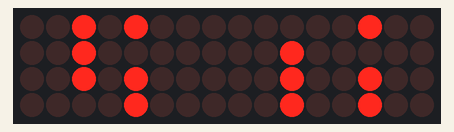
Bench run of a sketch on a simulated Arduino Uno, built with avr-gcc and run on an emulated ATmega328P. Shown: 16×4 LED matrix. Wiring (inferred from the names in the program): LED cube drawn one layer per row (orientation assumed): layers pin 16, pin 17, pin 18, pin 19; columns pin 0, pin 1, pin 2, pin 3, pin 4, pin 5, pin 6, pin 7, pin 8, pin 9, pin 10, pin 11, pin 12, pin 13, pin 14, pin 15. Random numbers use the default seed unless the sketch sets one.

Above: at 0.76 s.
At 3.41 s:
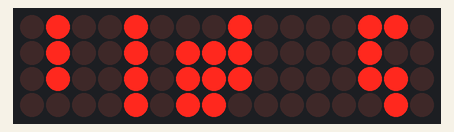
At 5.12 s:
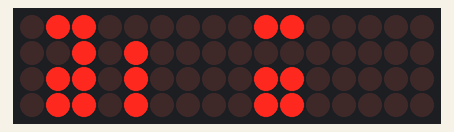
At 15.87 s:
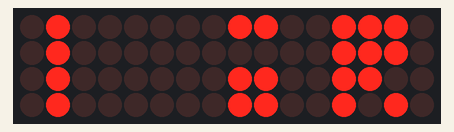
At 21.82 s:
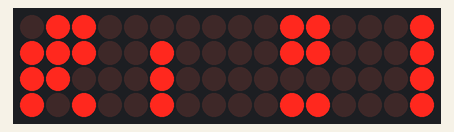
At 30.22 s:
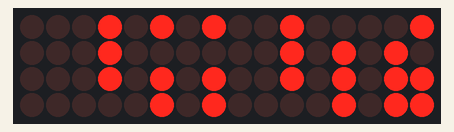

The sketch:

_4x4x4Cube09.ino
```cpp
//
// Hari's LED Cube
//
// Version history:
// 01 - Tests each of the 64 LEDs one by one
// 02 - Use Simon Monk's Timer library
// 05 - Setup CPU timer registers manually for better control
// http://www.avrfreaks.net/index.php?name=PNphpBB2&file=viewtopic&t=50106
// 06 - Call RefreshCube from interrupt
// 07 - Explosion
// 08 - Try to flip Analog pins to input to read Accelerometer
// 09 - Cleanup for blogpost

// How it works:
// Each level of the LED cube is made of sixteen (4x4) LEDs.
// Each of the 16 LEDs anode(+) are connected to 16 dedicated OUTPUT pins on the Arduino.
// All 16 LEDs cathodes(-) are connected TOGETHER and driven by a ONE Arduino pin via a transistor.
// All levels share the same 16 anodes(+) but keep separate cathodes(-).
// The code would setup which of the 16 LEDs should be on at each level and then turn on that level.
// Do this for all levels VERY QUICKLY and it would appear that all LEDs are individually controllable.

//--- Preferences --
int velocity = 90;
int isOn = HIGH;

//--- Hardware pins ---
// 16 LED Anode(+) pins -- 4x4 LEDs per level
int leds[] = {
  0,1,2,3,4,5,6,7,8,9,10,11,12,13,14,15};
int numLeds = sizeof(leds)/sizeof(int);

// 4 LED Cathod(-) pins -- to pick which level the above 4x4 pattern is for.
int levelPins[] = {16,17,18,19};

//--- The Cube "bitmap" ---
// Since we only have 16 single color LED per layer, we can represent each layer as one 16 bit integer
int levelMap[4]; // 4 layers of 16 bits each
byte level = 0; // Used by refreshCube

//--- Animation ---
int frame = 0;
byte bitmap[4][4][4];
int acc[3]; // accelerometer values x,y,z axis.  Unfortunately I have not been able to get the accelerator to work with the cube. :-(

void setup() {

  //-- Setup ALL 20 Arduino I/O pins (including analog pins) as output --
  for (byte pin=0; pin < 20; pin++)
  {
    pinMode(pin, OUTPUT);
  }

  ClearBitmap();

  SetupTimer();

  Zplane(3); CopyToDisplay();
}

void SetupTimer()
{
  cli(); // Stop global interrupt

  TCCR1A = 0; // Timer/Counter Control Register 1 A
  TCCR1B = 0; // Timer/Counter Control Register 1 B

  TCCR1B |= (1 << WGM12); // Configure Timer 1 for CTC mode
  OCR1A = 0xFF; // CTC Compare value
  TIMSK1 |= (1 << OCIE1A); // Tell CTC to call interrupt routine in addition to setting CTC flag

  // CS12  CS11  CS10  Description
  //  0     0     1    clk / 1
  //  0     1     0    clk / 8
  //  0     1     1    clk / 64
  //  1     0     0    clk / 256
  //  1     1     0    clk / 1024
  TCCR1B |= (1 << CS10); // CS10, CS11, CS12 bits control prescaler.
  TCCR1B |= (1 << CS11); // CS10, CS11, CS12 bits control prescaler.

  sei(); // enable global interrupt again
}

ISR(TIMER1_COMPA_vect)
{
  RefreshCube();
}

void ClearBitmap()
{
  for (byte x=0; x<4; x++)
    for (byte y=0; y < 4; y++)
      for (byte z=0; z < 4; z++)
        bitmap[x][y][z] = 0;
}

void loop()
{
  Fireworks();

  Bounces();
}

void Fireworks()
{
  byte xd = 1;
  byte yd = 1;
  byte zd = 1;
  byte x = 1;
  byte y = 1;
  byte z = 1;

  for (int count=0; count<4; count++)
  {
    ClearBitmap();

    for (byte numDots=0; numDots < 8; numDots++)
    {
      x = random(4);
      y = random(4);
      z = random(4);

      bitmap[x][y][z] = 1;
      CopyToDisplay();
      delay(velocity*2);
    }

    for (byte count=0; count<1; count++)
      Explosion();
  }
}

void Bounces()
{
  for (byte axis=0; axis < 3; axis++)
  {
    for (byte c=0; c < 4; c++)
    {
      //-- Downward --
      for (byte a=0; a < 4; a++)
      {
        ClearBitmap();
        switch (axis)
        {
          case 0: Xplane(a); break;
          case 1: Yplane(a); break;
          case 2: Zplane(a); break;
        }
        CopyToDisplay();
        delay(velocity);
      }

      //-- Upward --
      for (byte a=2; a > 0; a--)
      {
        ClearBitmap();
        switch (axis)
        {
          case 0: Xplane(a); break;
          case 1: Yplane(a); break;
          case 2: Zplane(a); break;
        }
        CopyToDisplay();
        delay(velocity);
      }
    }
  }
}

void Explosion()
{
  //-- Nothing --
  ClearBitmap();
  CopyToDisplay();
  delay(velocity);

  //-- one dot in the middle --
  bitmap[1][1][1] = 1;
  CopyToDisplay();
  delay(velocity);

  //-- four dots in the middle --
  bitmap[1][2][1] = 1;
  bitmap[1][1][2] = 1;
  bitmap[2][2][2] = 1;
  CopyToDisplay();
  delay(velocity);

  //-- All excepts the cube corners --
  for (byte z=0; z < 4; z++)
  {
    for (byte x=1; x < 3; x++)
    {
      for (byte y=1; y < 3; y++)
      {
        bitmap[x][y][z] = 1;
      }
    }
  }
  CopyToDisplay();
  delay(velocity);

  //-- turn them all on --
  for (byte z=0; z < 4; z++)
  {
    Zplane(z);
    CopyToDisplay();
  }
  delay(velocity);
  delay(velocity);
}

void Xplane(byte x)
{
  for (byte y=0; y < 4; y++)
     for (byte z=0; z < 4; z++)
     bitmap[x][y][z] = 1;
}

void Yplane(byte y)
{
  for (byte x=0; x < 4; x++)
     for (byte z=0; z < 4; z++)
       bitmap[x][y][z] = 1;
}

void Zplane(byte z)
{
  for (byte x=0; x < 4; x++)
    for (byte y=0; y < 4; y++)
        bitmap[x][y][z] = 1;
}

void CopyToDisplay()
{
  for (byte x=0; x < 4; x++)
    for (byte y=0; y < 4; y++)
      for (byte z=0; z < 4; z++)
        if (bitmap[x][y][z])
          bitSet(levelMap[ z ], x*4 + y);
         else
          bitClear(levelMap[ z ], x*4 + y);
}

void RefreshCube()
{
  //-- Turn off previous level before we mess with the 16 anodes --
  byte levelPin = levelPins[level];
  digitalWrite(levelPin, LOW);

  //-- Compute next level, but don't turn it on until we setup the 16 anodes for the new level --
  level++;
  if (level==4) level=0;

  //-- Setup the 16 anodes for this level --
  int thisLevel = levelMap[level];
  for (byte led=0; led < numLeds; led++)
  {
    byte ledPin = leds[led];
    byte ledState = bitRead( thisLevel, led );
    digitalWrite(ledPin, ledState);
  }

  //-- Now that the 16 anodes are set, turn on the layer (won't be turned off till next refresCube) --
  levelPin = levelPins[level];
  digitalWrite(levelPin, HIGH);
}
```

Measured:
- what the display in image 5 shows lasts 0.4 s, from 30.0 s to 30.4 s
